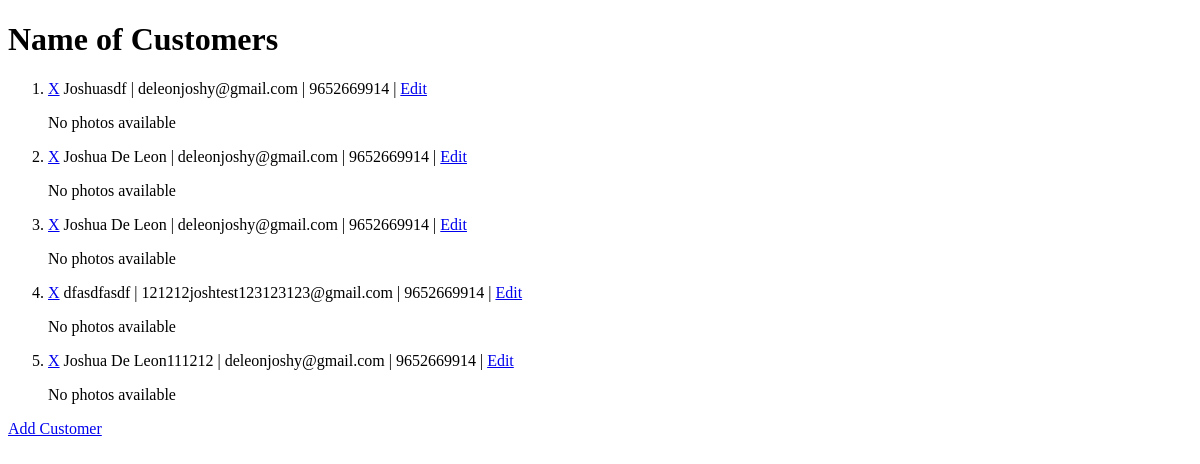
Before: / with the older database file.
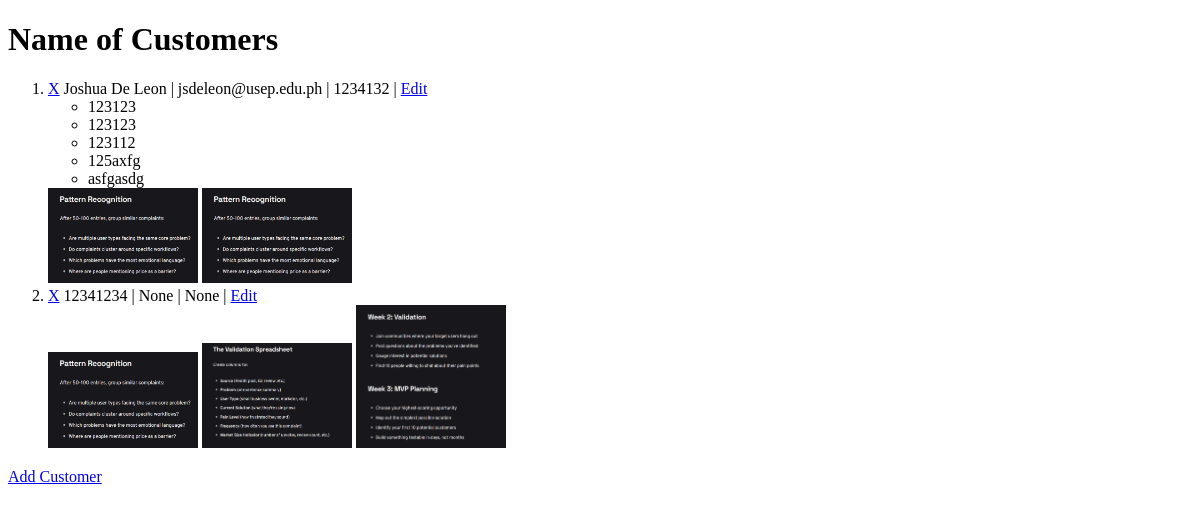
After: the same page with the newer database file.
### myapp/models.py (models this page shows, shortened)
class Customer(models.Model):
  name = models.CharField(max_length=200, null=True, blank=True)
  email = models.EmailField(max_length=200, null=True, blank=True)
  number = models.IntegerField(null=True, blank=True)

class Products(models.Model):
  item = models.CharField(max_length=300, null=True, blank=True)
  customer = models.ForeignKey(Customer, on_delete=models.CASCADE, related_name='products')

class Photo(models.Model):
  image = models.ImageField(upload_to='customer_photos/', null=True, blank=True)
  customer = models.ForeignKey(Customer, on_delete=models.CASCADE, related_name='photos')

### myapp/views.py (the view)
# urls.py: path("", views.index, name="index"),
def index(request):
  customers = Customer.objects.prefetch_related("products", "photos")
  return render(request, 'customers.html', {"customers":customers})

### myapp/templates/customers.html (shortened to what this page needs)
{% load static %}
<!DOCTYPE html>
<html lang="en">
<head>
</head>
<body>
  <h1>Name of Customers</h1>
  {% if customers %}
    <ol>
      {% for customer in customers %}
        <li>
          <a href="{% url 'delete-data' customer.id %}">X</a>
          {{ customer.name }} | {{ customer.email }} | {{ customer.number }} |
          <a href="{% url 'edit-data' customer.id %}">Edit</a>
          <div>
            {% for product in customer.products.all %}
              {% if product.item %}
                <ul>
                  <li>{{ product.item }}</li>
                </ul>
              {% endif %}
            {% endfor %}
          </div>
           <div>
              {% for photo in customer.photos.all %}
                <img src="{{ photo.image.url}}" alt="photo" width="150">
              {% empty %}
                <p>No photos available</p>
              {% endfor %}
           </div>
        </li>
      {% endfor %}
    </ol>
  {% else %}
    <p>No customers</p>
  {% endif %}
  <a href="{% url 'add-data' %}">Add Customer</a>
</body>
</html>

Changed rows visible on the page:
removed Customer: name "Joshuasdf", email "deleonjoshy@gmail.com", number "9652669914"
removed Customer: name "Joshua De Leon", email "deleonjoshy@gmail.com", number "9652669914"
removed Customer: name "Joshua De Leon", email "deleonjoshy@gmail.com", number "9652669914"
removed Customer: name "dfasdfasdf", email "121212joshtest123123123@gmail.com", number "9652669914"
removed Customer: name "Joshua De Leon111212", email "deleonjoshy@gmail.com", number "9652669914"
added Customer: name "Joshua De Leon", email "jsdeleon@usep.edu.ph", number "1234132"
added Products: item "123123"
added Products: item "123123"
added Products: item "123112"
added Products: item "125axfg"
added Products: item "asfgasdg"
added Photo: image (picture), shown under "Joshua De Leon"
added Photo: image (picture), shown under "Joshua De Leon"
added Customer: name "12341234", email "None", number "None"
added Photo: image (picture), shown under "12341234"
added Photo: image (picture), shown under "12341234"
added Photo: image (picture), shown under "12341234"
